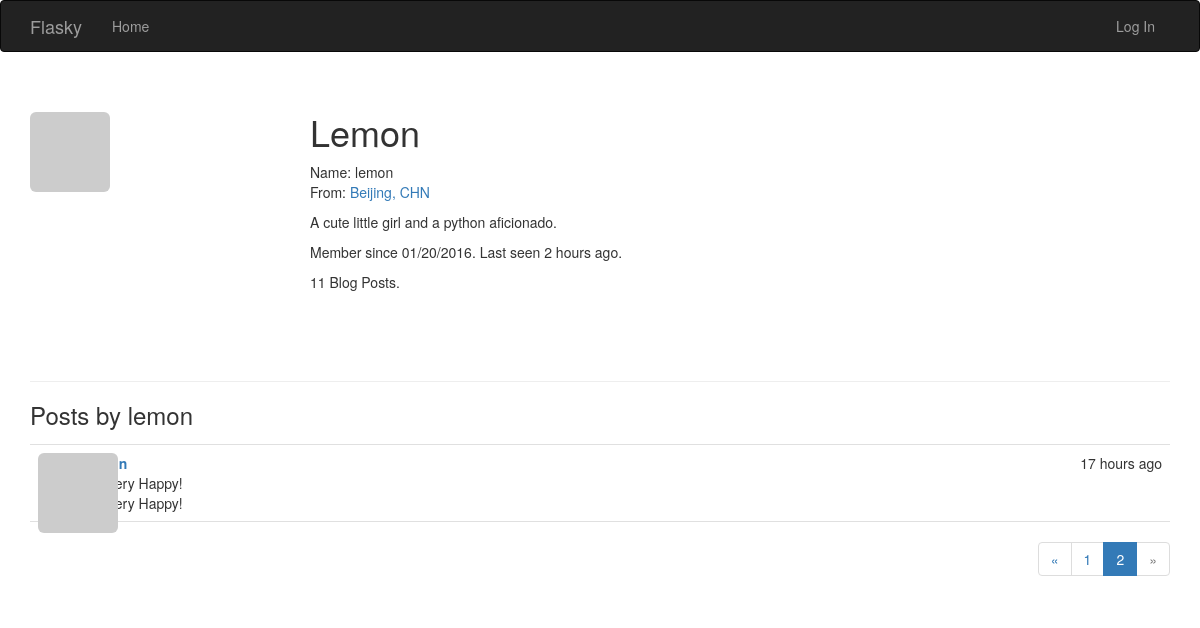
Before: /user/lemon?page=2 with the older database file.
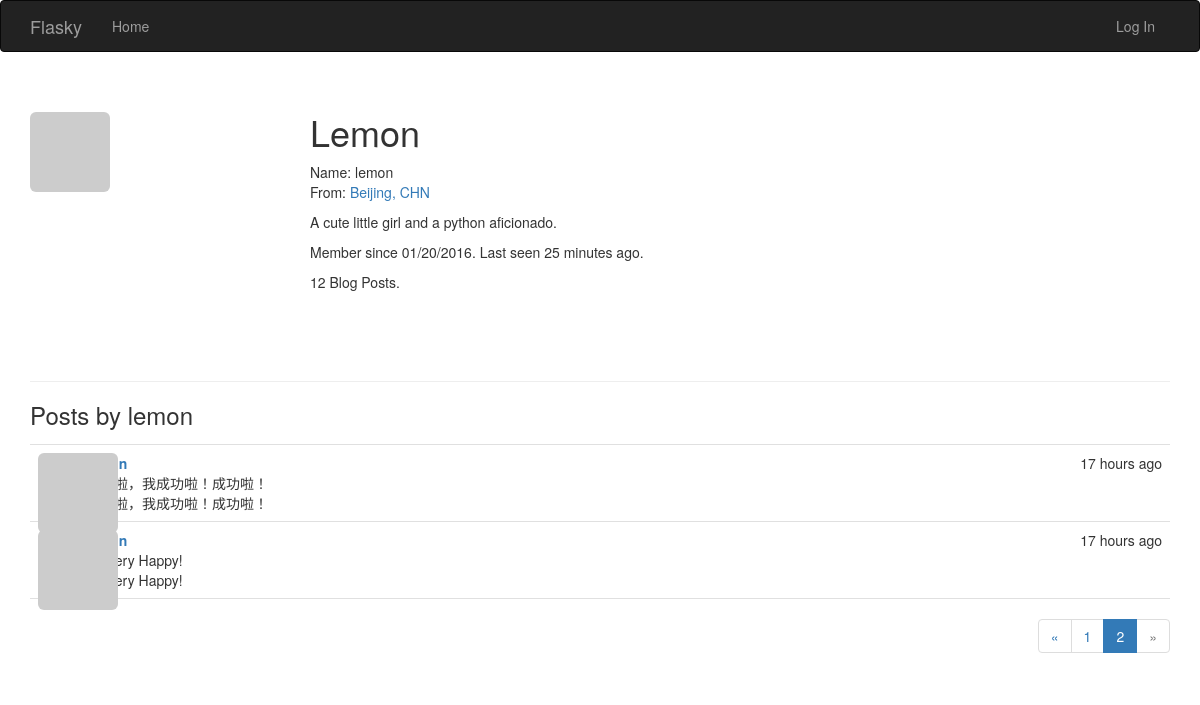
After: the same page with the newer database file.
### app/models.py (models this page shows, shortened)
class User(UserMixin, db.Model):
	__tablename__ = 'users'
	id = db.Column(db.Integer, primary_key=True)
	email = db.Column(db.String(64), unique=True, index=True)
	username = db.Column(db.String(64), unique=True, index=True)
	role_id = db.Column(db.Integer, db.ForeignKey('roles.id'))
	password_hash = db.Column(db.String(128))
	confirmed = db.Column(db.Boolean, default=False)
	name = db.Column(db.String(64))
	location = db.Column(db.String(64))
	about_me = db.Column(db.Text())
	member_since = db.Column(db.DateTime(), default=datetime.utcnow)
	last_seen = db.Column(db.DateTime(), default=datetime.utcnow)
	avatar_hash = db.Column(db.String(32))
	posts = db.relationship('Post', backref='author', lazy='dynamic')
	@property
	def password(self):
		raise AttributeError('Password id not a readable attribute.')
	def gravatar(self, size=100, default='identicon', rating='g'):
		if request.is_secure:
			url = 'https://secure.gravatar.com/avatar'
		else:
			url = 'http://www.gravatar.com/avatar'
		hash = self.avatar_hash or hashlib.md5(
            self.email.encode('utf-8')).hexdigest()
		return '{url}/{hash}?s={size}&d={default}&r={rating}'.format(
            url=url, hash=hash, size=size, default=default, rating=rating)

class Post(db.Model):
    __tablename__ = 'posts'
    id = db.Column(db.Integer, primary_key=True)
    body = db.Column(db.Text)
    body_html = db.Column(db.Text)
    timestamp = db.Column(db.DateTime, index=True, default=datetime.utcnow)
    author_id = db.Column(db.Integer, db.ForeignKey('users.id'))

### app/main/views.py (the view)
@main.route('/user/<username>')
def user(username):
    user = User.query.filter_by(username=username).first_or_404()
    page = request.args.get('page', 1, type=int)
    pagination = user.posts.order_by(Post.timestamp.desc()).paginate(
            page, per_page=current_app.config['FLASKY_POSTS_PER_PAGE'],
            error_out=False)
    posts = pagination.items
    return render_template('user_basic.html', user=user, posts=posts,
                            pagination=pagination)

### app/auth/views.py (called while the page is built)
@auth.before_app_request
def before_request():
	if current_user.is_authenticated:
	    current_user.ping()   # Update logged-in user access time
	    if not current_user.confirmed \
	            and request.endpoint[:5] != 'auth.' \
	            and request.endpoint != 'static':   # Filter unconfirmed accounts
	        return redirect(url_for('auth.unconfirmed'))

### app/main/__init__.py (called while the page is built)
@main.app_context_processor
def inject_permissions():
	return dict(Permission=Permission)

### app/models.py (called while the page is built)
	def is_administrator(self):
		return False

### app/templates/user_basic.html (shortened to what this page needs)
{% extends "base_basic.html" %}
{% import "_macros.html" as macros %}
{% block page_content %}
<div class="page-header">
    <img class="img-rounded profile-thumbnail" src="{{ user.gravatar(size=256) }}">
    <div class="profile-header">
        <h1>{{ user.username | capitalize }}</h1>
        {% if user.name or user.location %}
        <p>
            {% if user.name %}Name: {{ user.name }}<br>{% endif %}
            {% if user.location %}
                From: <a href="http://maps.google.com/?q={{ user.location }}">
                {{ user.location }}</a>
                <br>
            {% endif %}
        </p>
        {% endif %}
        {% if user.about_me %}<p>{{ user.about_me }}</p>{% endif %}
        <p>Member since {{ moment(user.member_since).format('L') }}.
            Last seen {{ moment(user.last_seen).fromNow() }}.
        </p>
        <p>{{ user.posts.count() }} Blog Posts.</p>
    </div>
</div>
<h3>Posts by {{ user.username }}</h3>
{% include '_posts.html' %}
{% if pagination %}
<div class="pagination">
    {{ macros.pagination_widget(pagination, '.user', username=user.username) }}
</div>
{% endif %}
{% endblock %}

### app/templates/_posts.html (shortened to what this page needs)
<ul class="posts">
    {% for post in posts %}
    <li class="post">
        <div class="post-thumbnail">
            <a href="{{ url_for('.user', username=post.author.username) }}">
                <img class="img-rounded profile-thumbnail" src="{{ post.author.gravatar(size=40) }}">
            </a>
        </div>
        <div class="post-content">
            <div class="post-date">{{ moment(post.timestamp).fromNow() }}</div>
            <div class="post-author">
            	<a href="{{ url_for('.user', username=post.author.username) }}">
            	</a>
            </div>
            <div class="post-body">{{ post.body }}</div>
            <div class="post-body">
                {% if post.body_html %}
                    {{ post.body_html | safe }}
                {% else %}
                    {{ post.body }}
                {% endif %}
            </div>
        </div>
    </li>
    {% endfor %}
</ul>

Changed rows visible on the page:
changed User "Lemon": last_seen "2 hours ago" → "25 minutes ago"
now on this page (row unchanged): Post: timestamp "17 hours ago", body "啦啦啦，我成功啦！成功啦！"
Other visible differences:
{{ user.posts.count() }}: "11" → "12"
